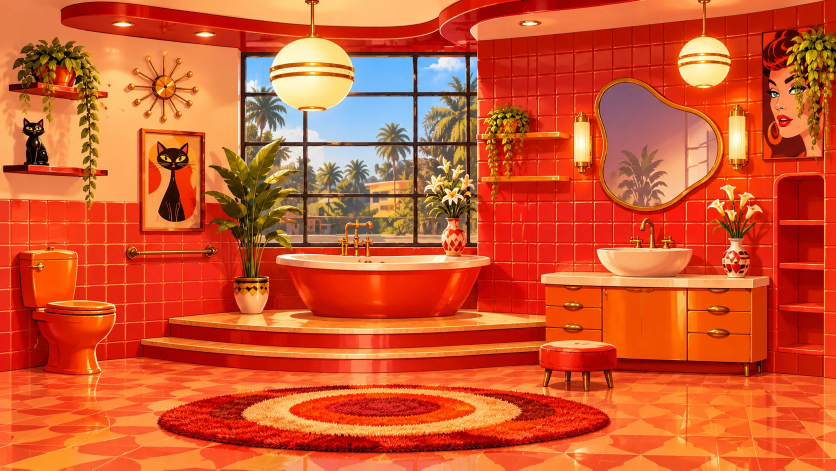
#> input picture tools/art_sources/bathroom_level2_1960s.webp, 1672 x 941 px (shown at 1/2 size); its folder holds 5 pictures in this run
$ python fit_round_surfaces.py
#> lines starting #> are read from the running program, lines starting #| are printed output that depends on the picture
"""Measures the round surfaces of the Level 2 bathroom picture to sub-pixel accuracy.

For each round object we start from a rough ellipse, look along its outward normal for the real edge in the pixels
(strongest brightness change), and least-squares fit an ellipse to the edge points found. The result (centre, radii,
RMS error in picture pixels) is what the physics will use, and a review picture shows the fitted curves on the art.
The picture itself is only READ here. Usage: python3 tools/fit_round_surfaces.py"""
import os, json
import numpy as np
from PIL import Image, ImageDraw

HERE = os.path.dirname(__file__)
SRC = os.path.join(HERE, "art_sources", "bathroom_level2_1960s.webp")
img = Image.open(SRC).convert("RGB")
#> img is the input picture: PIL image 1672x941 RGB; mean R, G, B 209.3, 87.4, 46.1
A = np.asarray(img, np.float32)
L = A[..., 0] * 0.299 + A[..., 1] * 0.587 + A[..., 2] * 0.114
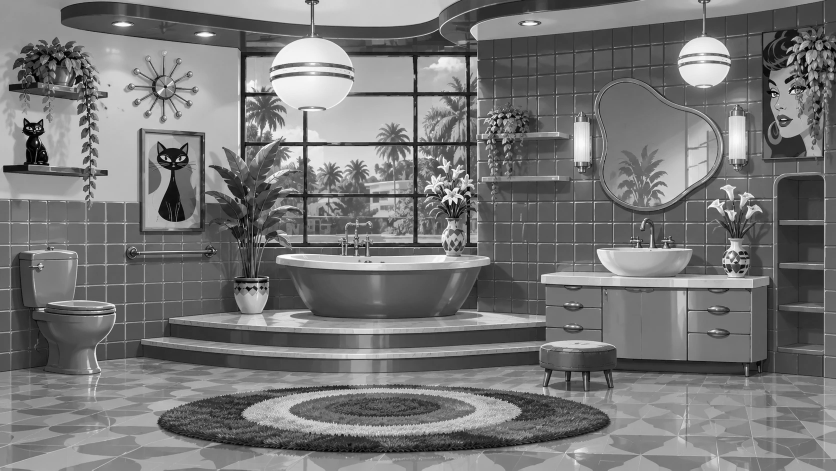
#> L: shape (941, 1672) float32 (shown at 1/2 size); min 0, max 255, mean 119.2
Hh, Ww = L.shape
#> Hh = 941; Ww = 1672

def sample(x, y):                                    # bilinear brightness
    x = np.clip(x, 0, Ww - 1.001); y = np.clip(y, 0, Hh - 1.001)
    x0 = np.floor(x).astype(int); y0 = np.floor(y).astype(int); fx = x - x0; fy = y - y0
    return (L[y0, x0] * (1 - fx) * (1 - fy) + L[y0, x0 + 1] * fx * (1 - fy) +
            L[y0 + 1, x0] * (1 - fx) * fy + L[y0 + 1, x0 + 1] * fx * fy)

def fit_ellipse(pts):
    """axis-aligned ellipse: A x^2 + B y^2 + C x + D y = 1"""
    x, y = pts[:, 0], pts[:, 1]
    M = np.stack([x * x, y * y, x, y], 1)
    sol, *_ = np.linalg.lstsq(M, np.ones(len(x)), rcond=None)
    a_, b_, c_, d_ = sol
    cx, cy = -c_ / (2 * a_), -d_ / (2 * b_)
    f = 1 + a_ * cx * cx + b_ * cy * cy
    return cx, cy, np.sqrt(f / a_), np.sqrt(f / b_)

def resid(pts, e):
    cx, cy, a, b = e
    return np.abs(np.sqrt(((pts[:, 0] - cx) / a) ** 2 + ((pts[:, 1] - cy) / b) ** 2) - 1) * np.sqrt(a * b)

def find(seed, sign=-1, win=8.0, step=0.25, min_contrast=12, arc=None):
    """seed = (cx, cy, a, b). sign=-1: bright inside -> dark outside (strongest DROP going outward); +1: the opposite.
    arc = optional (from_deg, to_deg) to use only part of the outline. Returns (ellipse, edge points used, rms error)."""
    cx, cy, a, b = seed
    pts = []
    degs = np.arange(0, 360, 2.0) if arc is None else np.arange(arc[0], arc[1], 2.0)
    for th in np.radians(degs):
        ex, ey = cx + a * np.cos(th), cy + b * np.sin(th)
        nx, ny = np.cos(th) / a, np.sin(th) / b
        n = np.hypot(nx, ny); nx, ny = nx / n, ny / n
        t = np.arange(-win, win + step, step)
        prof = np.convolve(sample(ex + nx * t, ey + ny * t), np.ones(5) / 5, mode="same")
        g = np.gradient(prof, step)
        k = int(np.argmin(g)) if sign == -1 else int(np.argmax(g))
        if abs(g[k]) * 3.0 < min_contrast or k < 8 or k > len(t) - 9: continue     # no clear edge here
        pts.append((ex + nx * t[k], ey + ny * t[k]))
    if len(pts) < 12: raise RuntimeError(f"only {len(pts)} clear edge points found")
    pts = np.array(pts)
    e = fit_ellipse(pts)
    for _ in range(4):                                    # throw away outliers and refit
        r = resid(pts, e); keep = r < max(1.2, 2.5 * np.median(r))
        if keep.sum() < 12 or keep.all(): break
        pts = pts[keep]; e = fit_ellipse(pts)
    return e, pts, float(np.sqrt(np.mean(resid(pts, e) ** 2)))

targets = {   # name: (rough seed, sign, window px, arc)
    "tub_rim_outer":    ((762, 525, 216, 19), -1, 8, None),
    "sink_rim_outer":   ((1289, 499, 97, 6), -1, 6, None),
    "stool_top":        ((1156, 692, 76, 11), -1, 7, None),
    "lamp_left_globe":  ((625, 146, 85, 72), -1, 10, (-170, 170)),
    "lamp_right_globe": ((1407, 122, 52, 52), -1, 10, (-170, 170)),
}
results, overlay = {}, img.copy()
od = ImageDraw.Draw(overlay)
colours = [(0, 255, 255), (255, 255, 0), (0, 255, 0), (255, 0, 255), (255, 255, 255), (0, 128, 255)]
for i, (name, (seed, sign, win, arc)) in enumerate(targets.items()):
    try:
        e, pts, rms = find(seed, sign, win, arc=arc)
    except Exception as ex:
        print(name, "FAILED", ex); continue
    cx, cy, a, b = e
    results[name] = dict(cx=round(cx, 2), cy=round(cy, 2), a=round(a, 2), b=round(b, 2), rms=round(rms, 2), points=int(len(pts)))
    print(f"{name:18s} centre ({cx:7.2f},{cy:7.2f})  radii a={a:6.2f} b={b:6.2f}   rms {rms:4.2f}px  from {len(pts)} edge points")
    col = colours[i % len(colours)]
    th = np.radians(np.arange(0, 360, 1.0))
    od.line([(cx + a * np.cos(t), cy + b * np.sin(t)) for t in th] + [(cx + a, cy)], fill=col, width=1)
    for p in pts[::3]: od.ellipse([p[0] - 1, p[1] - 1, p[0] + 1, p[1] + 1], fill=col)
#> after the loop, results = 4 items
json.dump(results, open(os.path.join(HERE, "round_surfaces_fit.json"), "w"), indent=1)
overlay.save(os.path.join(HERE, "round_surfaces_fit_review.png"))
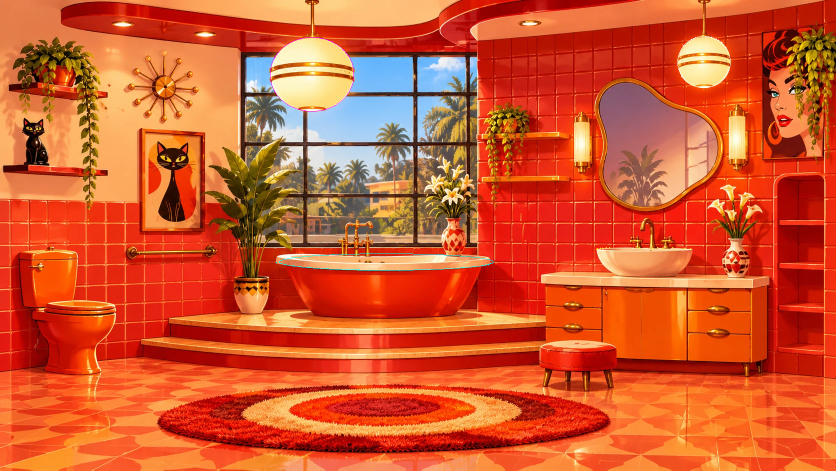
#> saved as round_surfaces_fit_review.png: PIL image 1672x941 RGB (shown at 1/2 size); mean R, G, B 209.2, 87.5, 46.3
